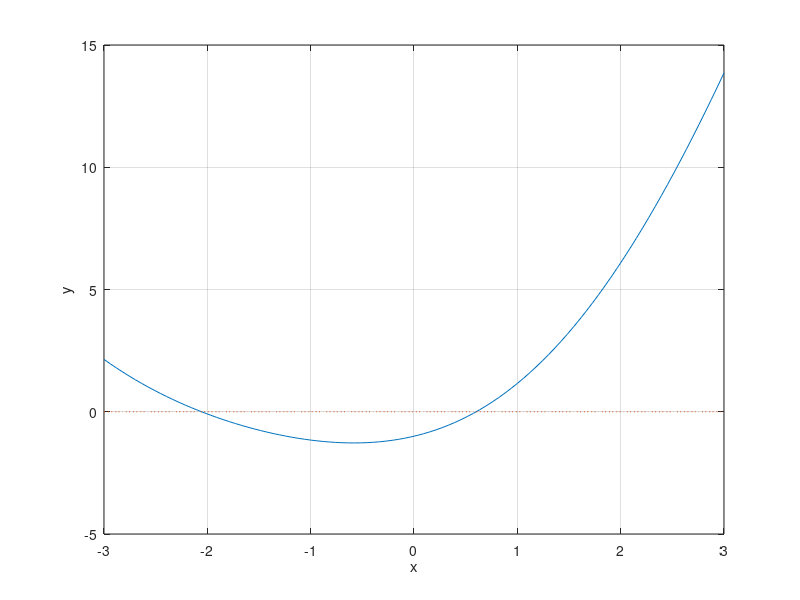

Write MATLAB code to recreate this figure. (Note: this script raises an error after producing the figure.)
%%
%1
a=input('Введите параметр a: ');
f=fzero(@(x)x.^2-a,0.5)
%roots([1 0 -a])
%%
%2
a=-3; b=3;
m=100; x=linspace(a,b,m);
f='x.^2+2*x-1-sin(x)';
plot(x,eval(f),x,0*x,':'); grid on;
xlabel('x'); ylabel('y');
z=ginput(1);
[zr,fr]=fzero(f,z(1));
hold on;
plot(zr,fr,'r*',z(1),z(2),'g*')
hold off;
%%
%3.c
a=0; b=4*pi;
m=300; x=linspace(a,b,m);
f='x.*sin(x)-cos(x)';
plot(x,eval(f),x,0*x,':'); grid on;
xlabel('x'); ylabel('y');
z=ginput(1);
[zr,fr]=fzero(f,z(1));
hold on;
plot(zr,fr,'r*',z(1),z(2),'g*');
hold off;
%%
%4
f1=fzero(@(x1)x1.^2+1,0)
syms x;
f=x^2+1==0;
f2=solve(f,x)
%убедился, что fzero не находит комплексные корни.
%%
%5
x1=linspace(-1,1,100);
f1=cos(x1)-exp(0.001+x1.^2);
plot(x1,f1); grid on;
[zr,fr]=fzero(@(x)cos(x)-exp(x.^2+1/1000),0);
zr
syms x2;
f2=cos(x2)-exp(0.001+x2^2)==0;
a=solve(f2,x2)
%функция не имеет решений
%%
%Численные методы решения уравнений;
%1
a=-5; b=5;
m=300; xv=linspace(a,b,m);
h=0.02; iter=10; esp=0.01;
f=@(x)1+x.*sin(x);
yv=f(xv);
graf=plot(xv,yv,xv,0*xv,':'); grid on
hold on
ylim([-4 3]);
xlim([-5 5]);
z=ginput(1); x1=z(1);
fl=0;
for i=1:1:iter
    fpr=(f(x1+h)-f(x1))/h;
    x2=x1-f(x1)/fpr;
    t=f(x1);
    f1=@(x)t+fpr*(x-x1);
    y1=f1(xv);
    plot(xv,y1,x1,0,'b*',x2,0,'r*');
    line([x2 x2],[0 f(x2)],'LineStyle','--','Color','g');
    if abs(f(x2))<esp
        fl=1;
        break;
    end
    x1=x2;
end
if fl==0
    delete(graf);
    disp('End iteration');
end